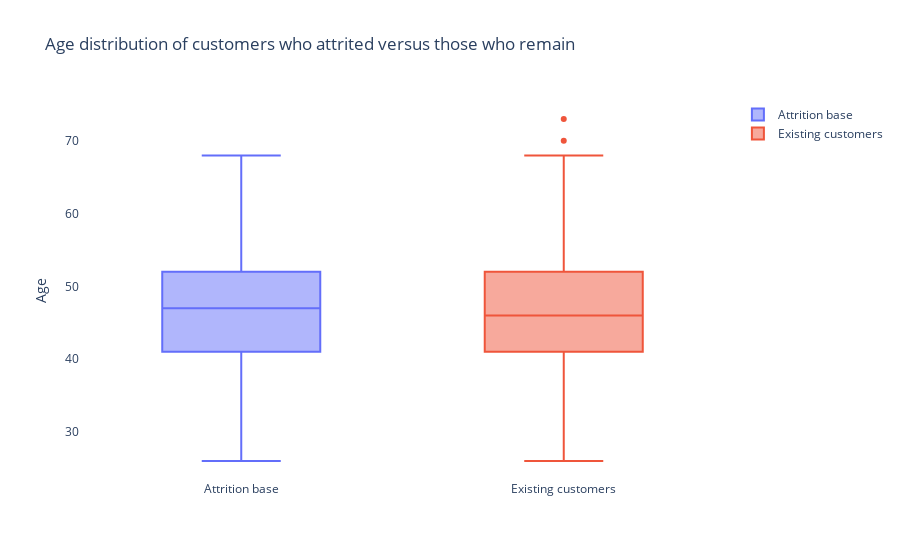

Notebook code for this chart:
### Markdown cell above
# Hypothesis 1: Customers who attrite are more likely to be younger
The first hypothesis we want to test is whether customers who attrite are likely to be younger.  Many financial services firms are struggling to attract and keep younger customers vs fintechs

### Code cell
#Build the boxplot
fig1 = go.Figure()
fig1.add_trace(go.Box(y = dfatt['Customer_Age'], name = 'Attrition base'))
fig1.add_trace(go.Box(y = dfexis['Customer_Age'], name = 'Existing customers'))
fig1.update_layout(plot_bgcolor = 'white', title = 'Age distribution of customers who attrited versus those who remain', yaxis = dict(title = 'Age'))
fig1.show()

### Figure 1 — Plotly figure (JSON) as saved in the notebook; plotly's stock layout.template omitted (floating-point values rounded to 4 significant figures; data arrays with more than 128 entries replaced by an {"elided": "..."} marker saying what was removed)
{"data": [{"name": "Attrition base", "type": "box", "y": {"elided": "1627 int values"}}, {"name": "Existing customers", "type": "box", "y": {"elided": "8500 int values"}}], "layout": {"autosize": true, "plot_bgcolor": "white", "title": {"text": "Age distribution of customers who attrited versus those who remain"}, "xaxis": {"autorange": true, "range": [-0.5, 1.5], "type": "category"}, "yaxis": {"autorange": true, "range": [23.39, 75.61], "title": {"text": "Age"}, "type": "linear"}}}
